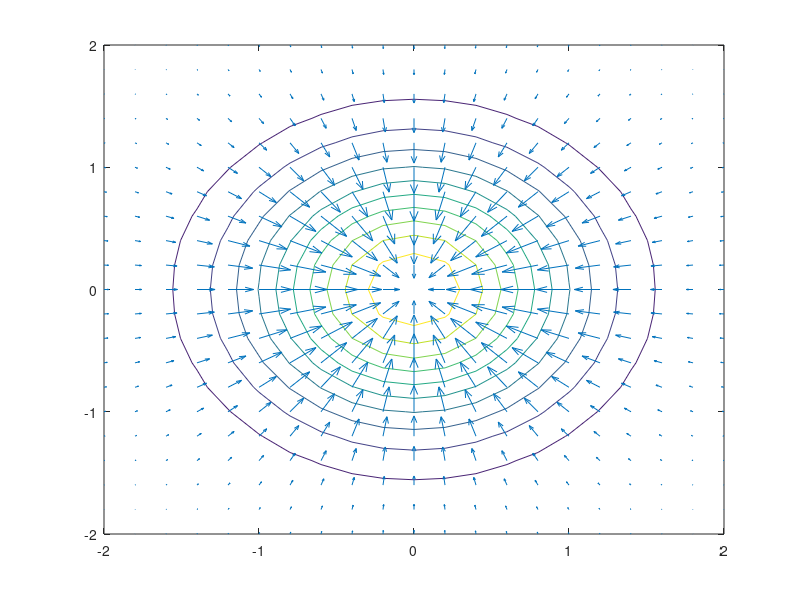

Write the MATLAB code that produced this figure.
[X, Y] = meshgrid(-2:.2:2);
Z = exp(-X.^2 - Y.^2);
[DX, DY] = gradient(Z);
figure;
contour(X, Y, Z)
hold on
quiver(X, Y, DX, DY);
hold off